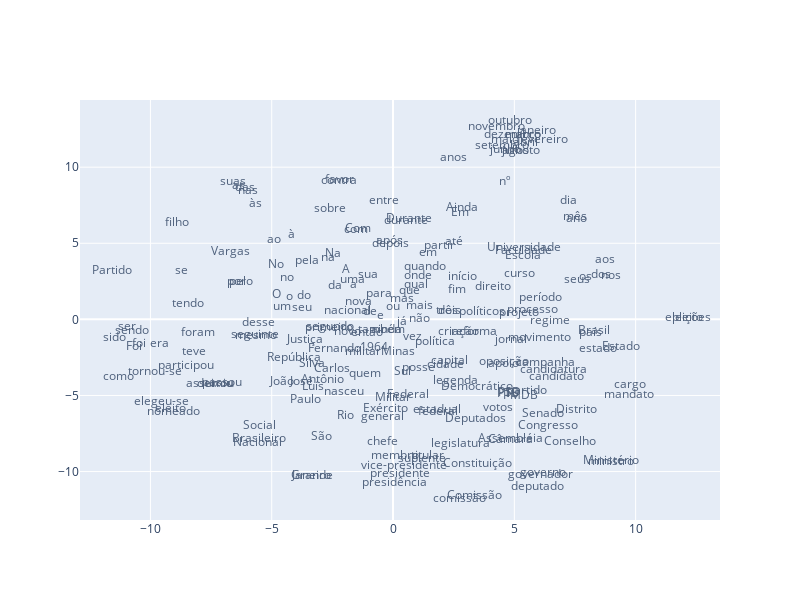

The notebook cell this image was saved under:
### Code cell
plot_with_plotly(x_vals, y_vals, labels)

### Figure 1 — Plotly figure (JSON) as saved in the notebook; plotly's stock layout.template omitted (floating-point values rounded to 4 significant figures; data arrays with more than 128 entries replaced by an {"elided": "..."} marker saying what was removed)
{"data": [{"mode": "text", "opacity": 0.8, "text": {"elided": "201 str values"}, "x": {"elided": "201 float values"}, "y": {"elided": "201 float values"}, "type": "scatter"}], "layout": {"autosize": false, "height": 600, "width": 800}}
